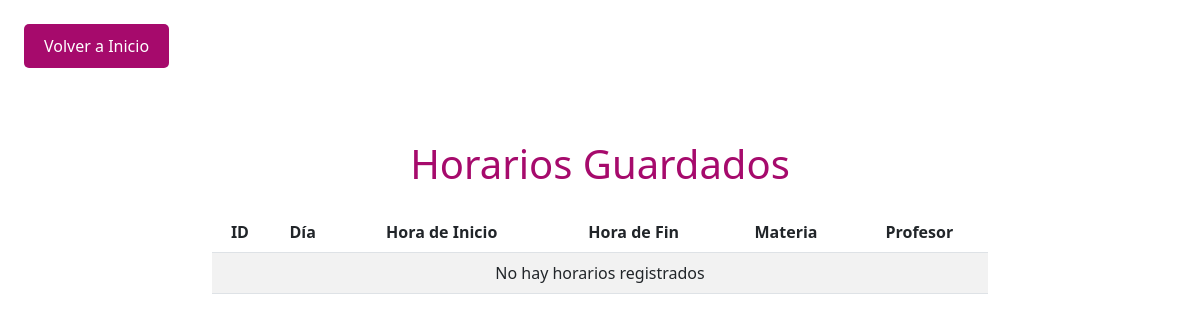
The app's page /tablaU.php, older data.
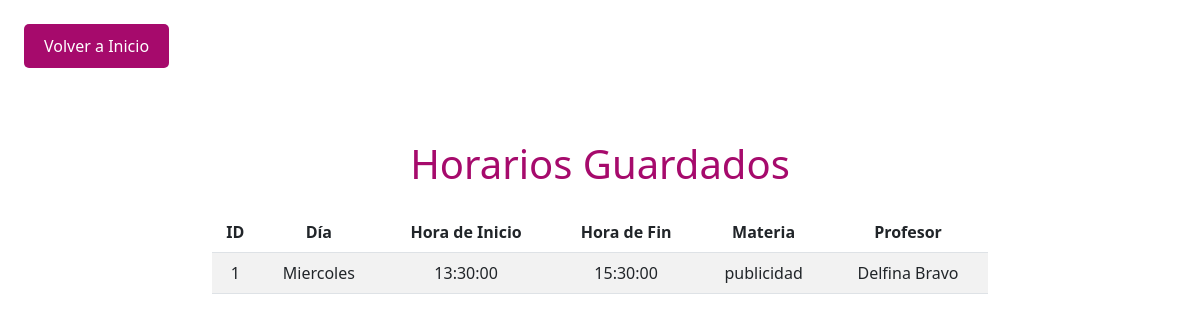
The same page, newer data.
### tables this page shows
CREATE TABLE `horarios` (
  `id` int(11) NOT NULL,
  `dia` varchar(20) NOT NULL,
  `hora_inicio` time NOT NULL,
  `hora_fin` time NOT NULL,
  `materia` varchar(50) NOT NULL,
  `profesor` varchar(50) NOT NULL
);

### tablaU.php (the view, shortened to what this page needs)
<?php
 include('ConexionBD.php');
?>
<!DOCTYPE html>
<html lang="en">
<head>
    <link href="https://cdn.jsdelivr.net/npm/bootstrap@5.3.0-alpha1/dist/css/bootstrap.min.css" rel="stylesheet">
    <link rel="stylesheet" href="Estilos/horarios.css">
</head>
<body>
<main>
    <div class="d-flex justify-content-start mb-4">
        <a href="index.html" class="btn-volver">Volver a Inicio</a>
    </div>
    <div class="container mt-5">
        <h1 class="text-center mb-4">Horarios Guardados</h1>
            <table class="table table-striped">
                <thead>
                    <tr>
                        <th>ID</th>
                        <th>Día</th>
                        <th>Hora de Inicio</th>
                        <th>Hora de Fin</th>
                        <th>Materia</th>
                        <th>Profesor</th>
                    </tr>
                    </thead>
                <tbody>
                    <?php
                        $sql = "SELECT * FROM horarios";
                        $result = $conexion->query($sql);
                        if ($result->num_rows > 0)
                        {
                            while($row = $result->fetch_assoc())
                                {
                                    echo "<tr>";
                                    echo "<td>" . $row["id"] . "</td>";
                                    echo "<td>" . $row["dia"] . "</td>";
                                    echo "<td>" . $row["hora_inicio"] . "</td>";
                                    echo "<td>" . $row["hora_fin"] . "</td>";
                                    echo "<td>" . $row["materia"] . "</td>";
                                    echo "<td>" . $row["profesor"] . "</td>";
                                    echo "</tr>";
                                }
                        } else
                        {
                            echo "<tr><td colspan='6' class='text-center'>No hay horarios registrados</td></tr>";
                        }
                        ?>
                </tbody>
            </table>
    </div>
</main>
</body>
</html>

### Estilos/horarios.css (style rules this page uses)
.container { max-width: 800px; }
h1, h2 { color: #A60A6C; }
table th, table td { text-align: center; }
.btn-volver { background-color: #A60A6C; color: white; border: none; padding: 10px 20px; font-size: 16px; list-style: none; text-decoration: none; border-radius: 5px; margin: 2%; }

Row changes from the older to the newer data that the page shows:
added horarios: id "1", dia "Miercoles", hora_inicio "13:30:00", hora_fin "15:30:00", materia "publicidad", profesor "Delfina Bravo"
Text that changed along with them:
text no longer shown: "No hay horarios registrados"
